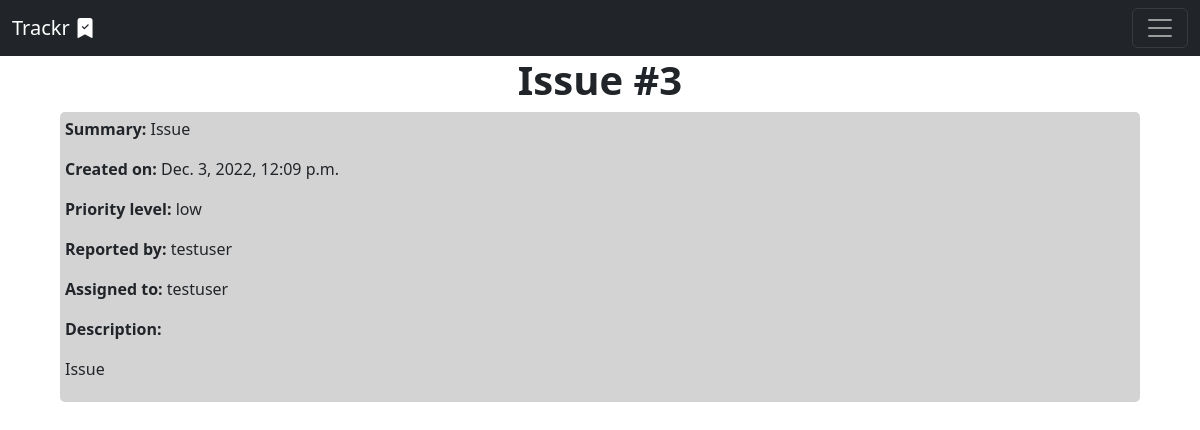
The app's page /issues/3 (signed in), older data.
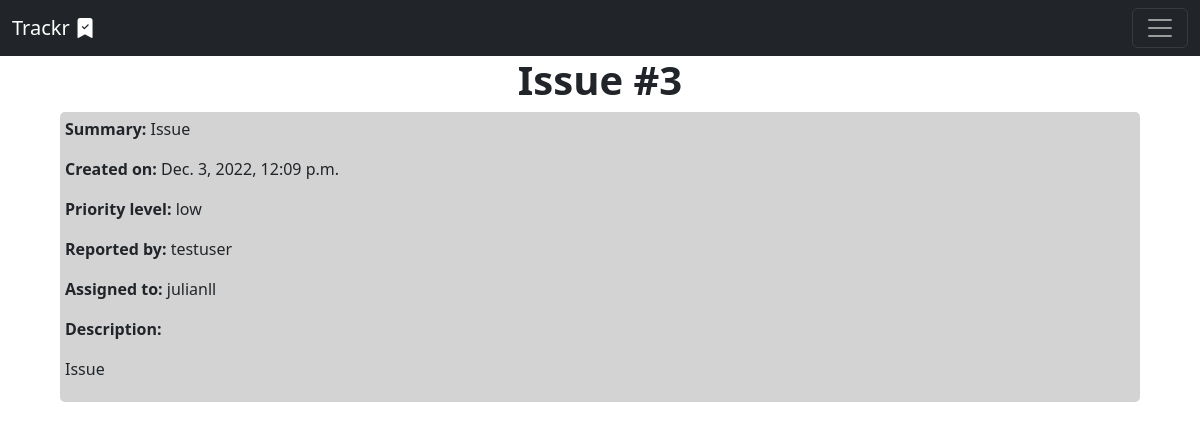
The same page, newer data.
### issues/models.py (models this page shows, shortened)
class Issue(models.Model):
    summary = models.CharField(max_length=256)
    description = models.TextField()
    status = models.ForeignKey(
        Status,
        on_delete=models.CASCADE,
        default=1
    )
    priority = models.ForeignKey(
        Priority,
        on_delete=models.CASCADE,
        default=1
    )
    reporter = models.ForeignKey(
        get_user_model(),
        on_delete=models.CASCADE
    )
    assignee = models.ForeignKey(
        get_user_model(),
        on_delete=models.CASCADE,
        null=True,
        related_name="assignee"
    )
    created_on = models.DateTimeField(auto_now_add=True)

class Priority(models.Model):
    name = models.CharField(max_length=128)
    description = models.TextField()
    def __str__(self):
        return self.name

### accounts/models.py (models this page shows)
class CustomUser(AbstractUser):
    role = models.ForeignKey(
        Role,
        on_delete=models.CASCADE,
        blank=True,
        null=True
    )
    team = models.ForeignKey(
        Team,
        on_delete=models.CASCADE,
        blank=True,
        null=True
    )

### issues/views.py (the view)
# urls.py: path('<int:pk>', views.IssueDetailView.as_view(), name='detail'),
class IssueDetailView(LoginRequiredMixin, DetailView):
    template_name = "issues/detail.html"
    model = Issue

### templates/issues/detail.html (shortened to what this page needs)
{% extends 'base.html' %}
{% block content %}
<h1>Issue #{{issue.id}}</h1>
<div class="details">
    <p><b>Summary: </b>{{issue.summary}}</p>
    <p><b>Created on: </b> {{issue.created_on}}</p>
    <p><b>Priority level:</b> {{issue.priority}}</p>
    <p><b>Reported by: </b>{{issue.reporter}}</p>
    <p><b>Assigned to: </b>{{issue.assignee}}</p>
    <p><b>Description:</b></p>
    <p>{{issue.description}}</p>
</div>
{% endblock content %}

### templates/base.html (shortened to what this page needs)
{% load static %}
<!DOCTYPE html>
<html lang="en">
<head>
    <link
        href="https://cdn.jsdelivr.net/npm/bootstrap@5.2.3/dist/css/bootstrap.min.css"
        rel="stylesheet"
>
    <link
        href="{% static 'css/base.css' %}"
        rel="stylesheet">
    <link
        rel="stylesheet"
        href="https://cdn.jsdelivr.net/npm/bootstrap-icons@1.10.2/font/bootstrap-icons.css">
</head>
<body>
<nav class="navbar navbar-dark bg-dark">
    <div class="container-fluid">
        <a class="navbar-brand" href="{% url 'home' %}">Trackr <i class="bi bi-bookmark-check-fill"></i></a>
        <button class="navbar-toggler" type="button" data-bs-toggle="collapse" data-bs-target="#navbarNavAltMarkup" aria-controls="navbarNavAltMarkup" aria-expanded="false" aria-label="Toggle navigation">
        <span class="navbar-toggler-icon"></span>
        </button>
    </div>
    </nav>
    {% block content %}
    {% endblock content %}
</body>
</html>

### static/css/base.css (style rules this page uses)
h1 { text-align: center; font-weight: 800; }
.details { width: 90%; margin-left: auto; margin-right: auto; background-color: lightgray; padding: 5px; border-radius: 5px; }

Row changes from the older to the newer data that the page shows:
changed Issue "Issue": assignee "testuser" → "julianll"
